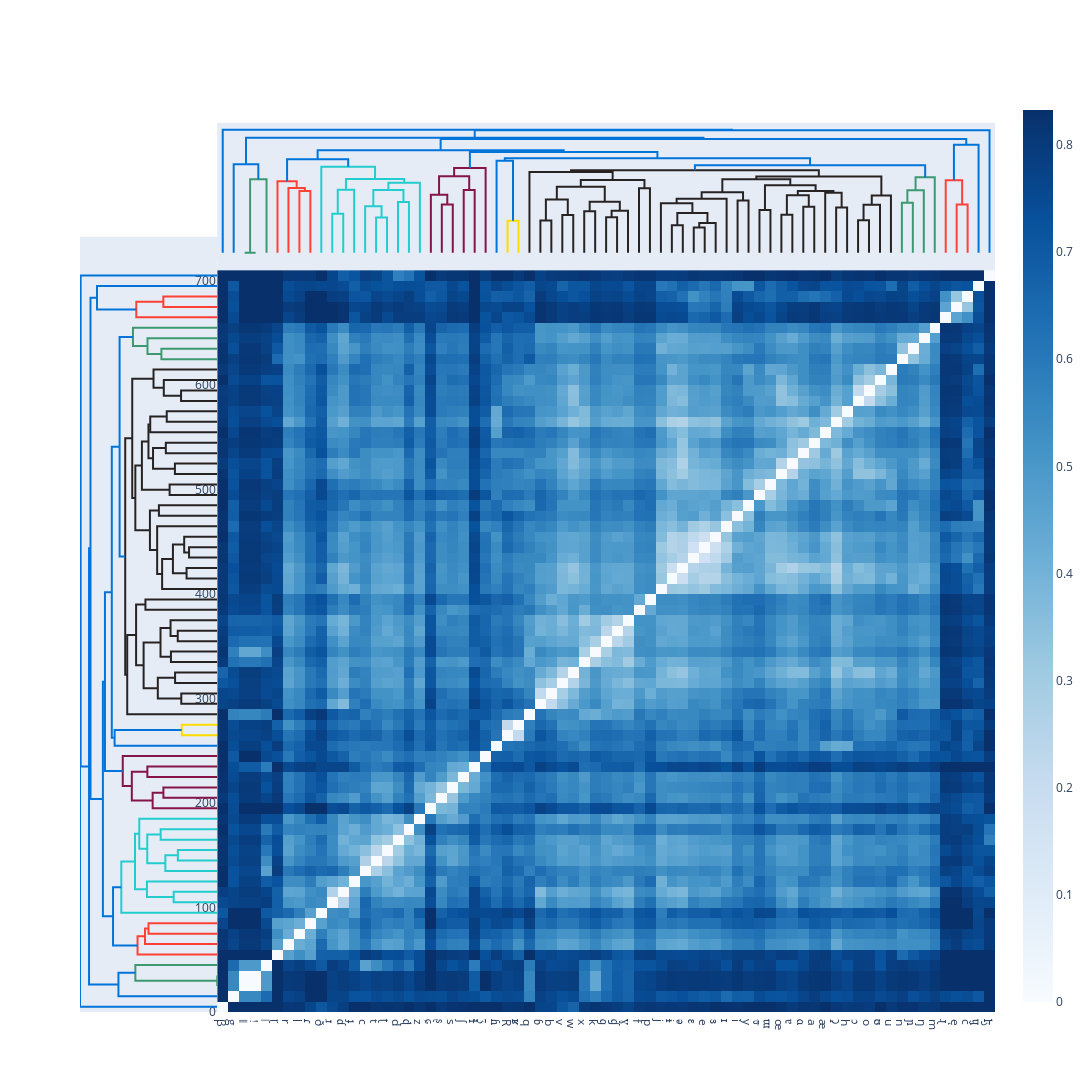

Notebook code cell kept with this figure:
### Code cell
subset_df = confs.query('SYSTEM == "e2e_phones" & AM == "cross" & TOKEN_TYPE == "bper"')
m = to_matrix(subset_df, log=False, norm=True, occ_thresh=occ_thresh, ref_field='ref', hyp_field='hyp')
mtx = m.confusion_matrix
lbl = m.display_labels

# Remove the asterisk which is always at the first index
mtx = mtx[1:, 1:]
lbl = lbl[1:]
# Find the indices of rows ("ground truth phones") that have all zero columns ("predicted phones")
# This can happen due to occurrence thresholding
# We will remove these indices from the label set
removed_indices = set(np.where(np.sum(mtx, axis=1) == 0)[0])
# Remove the rows which have all zeros (ground truth phones that we discarded)
mtx = mtx[np.sum(mtx, axis=1) > 0]
# Remove the columns which have all zeros (predicted phones that never got recognized)
mtx = mtx[:, np.sum(mtx, axis=0) > 0]
lbl = [l for i, l in enumerate(lbl) if i not in removed_indices]

plot_similarity_dendrogram(mtx, lbl)

### Figure 1 — Plotly figure (JSON) as saved in the notebook; plotly's stock layout.template omitted (floating-point values rounded to 4 significant figures; data arrays with more than 128 entries replaced by an {"elided": "..."} marker saying what was removed)
{"data": [{"hoverinfo": "text", "marker": {"color": "rgb(61,153,112)"}, "mode": "lines", "type": "scatter", "x": [25, 25, 35, 35], "xaxis": "x", "y": [0, 0, 0, 0], "yaxis": "y2"}, {"hoverinfo": "text", "marker": {"color": "rgb(61,153,112)"}, "mode": "lines", "type": "scatter", "x": [30, 30, 45, 45], "xaxis": "x", "y": [0, 0.4946, 0.4946, 0], "yaxis": "y2"}, {"hoverinfo": "text", "marker": {"color": "rgb(0,116,217)"}, "mode": "lines", "type": "scatter", "x": [15, 15, 37.5, 37.5], "xaxis": "x", "y": [0, 0.5969, 0.5969, 0.4946], "yaxis": "y2"}, {"hoverinfo": "text", "marker": {"color": "rgb(255,65,54)"}, "mode": "lines", "type": "scatter", "x": [75, 75, 85, 85], "xaxis": "x", "y": [0, 0.4153, 0.4153, 0], "yaxis": "y2"}, {"hoverinfo": "text", "marker": {"color": "rgb(255,65,54)"}, "mode": "lines", "type": "scatter", "x": [65, 65, 80, 80], "xaxis": "x", "y": [0, 0.4363, 0.4363, 0.4153], "yaxis": "y2"}, {"hoverinfo": "text", "marker": {"color": "rgb(255,65,54)"}, "mode": "lines", "type": "scatter", "x": [55, 55, 72.5, 72.5], "xaxis": "x", "y": [0, 0.4816, 0.4816, 0.4363], "yaxis": "y2"}, {"hoverinfo": "text", "marker": {"color": "rgb(35,205,205)"}, "mode": "lines", "type": "scatter", "x": [105, 105, 115, 115], "xaxis": "x", "y": [0, 0.2633, 0.2633, 0], "yaxis": "y2"}, {"hoverinfo": "text", "marker": {"color": "rgb(35,205,205)"}, "mode": "lines", "type": "scatter", "x": [110, 110, 125, 125], "xaxis": "x", "y": [0.2633, 0.4248, 0.4248, 0], "yaxis": "y2"}, {"hoverinfo": "text", "marker": {"color": "rgb(35,205,205)"}, "mode": "lines", "type": "scatter", "x": [145, 145, 155, 155], "xaxis": "x", "y": [0, 0.238, 0.238, 0], "yaxis": "y2"}, {"hoverinfo": "text", "marker": {"color": "rgb(35,205,205)"}, "mode": "lines", "type": "scatter", "x": [135, 135, 150, 150], "xaxis": "x", "y": [0, 0.3134, 0.3134, 0.238], "yaxis": "y2"}, {"hoverinfo": "text", "marker": {"color": "rgb(35,205,205)"}, "mode": "lines", "type": "scatter", "x": [165, 165, 175, 175], "xaxis": "x", "y": [0, 0.3418, 0.3418, 0], "yaxis": "y2"}, {"hoverinfo": "text", "marker": {"color": "rgb(35,205,205)"}, "mode": "lines", "type": "scatter", "x": [142.5, 142.5, 170, 170], "xaxis": "x", "y": [0.3134, 0.4227, 0.4227, 0.3418], "yaxis": "y2"}, {"hoverinfo": "text", "marker": {"color": "rgb(35,205,205)"}, "mode": "lines", "type": "scatter", "x": [156.2, 156.2, 185, 185], "xaxis": "x", "y": [0.4227, 0.471, 0.471, 0], "yaxis": "y2"}, {"hoverinfo": "text", "marker": {"color": "rgb(35,205,205)"}, "mode": "lines", "type": "scatter", "x": [117.5, 117.5, 170.6, 170.6], "xaxis": "x", "y": [0.4248, 0.497, 0.497, 0.471], "yaxis": "y2"}, {"hoverinfo": "text", "marker": {"color": "rgb(35,205,205)"}, "mode": "lines", "type": "scatter", "x": [95, 95, 144.1, 144.1], "xaxis": "x", "y": [0, 0.5795, 0.5795, 0.497], "yaxis": "y2"}, {"hoverinfo": "text", "marker": {"color": "rgb(0,116,217)"}, "mode": "lines", "type": "scatter", "x": [63.75, 63.75, 119.5, 119.5], "xaxis": "x", "y": [0.4816, 0.6294, 0.6294, 0.5795], "yaxis": "y2"}, {"hoverinfo": "text", "marker": {"color": "rgb(133,20,75)"}, "mode": "lines", "type": "scatter", "x": [205, 205, 215, 215], "xaxis": "x", "y": [0, 0.3253, 0.3253, 0], "yaxis": "y2"}, {"hoverinfo": "text", "marker": {"color": "rgb(133,20,75)"}, "mode": "lines", "type": "scatter", "x": [195, 195, 210, 210], "xaxis": "x", "y": [0, 0.3903, 0.3903, 0.3253], "yaxis": "y2"}, {"hoverinfo": "text", "marker": {"color": "rgb(133,20,75)"}, "mode": "lines", "type": "scatter", "x": [225, 225, 235, 235], "xaxis": "x", "y": [0, 0.4221, 0.4221, 0], "yaxis": "y2"}, {"hoverinfo": "text", "marker": {"color": "rgb(133,20,75)"}, "mode": "lines", "type": "scatter", "x": [202.5, 202.5, 230, 230], "xaxis": "x", "y": [0.3903, 0.516, 0.516, 0.4221], "yaxis": "y2"}, {"hoverinfo": "text", "marker": {"color": "rgb(133,20,75)"}, "mode": "lines", "type": "scatter", "x": [216.2, 216.2, 245, 245], "xaxis": "x", "y": [0.516, 0.5708, 0.5708, 0], "yaxis": "y2"}, {"hoverinfo": "text", "marker": {"color": "rgb(255,220,0)"}, "mode": "lines", "type": "scatter", "x": [265, 265, 275, 275], "xaxis": "x", "y": [0, 0.2147, 0.2147, 0], "yaxis": "y2"}, {"hoverinfo": "text", "marker": {"color": "rgb(0,116,217)"}, "mode": "lines", "type": "scatter", "x": [255, 255, 270, 270], "xaxis": "x", "y": [0, 0.62, 0.62, 0.2147], "yaxis": "y2"}, {"hoverinfo": "text", "marker": {"color": "rgb(40,35,35)"}, "mode": "lines", "type": "scatter", "x": [295, 295, 305, 305], "xaxis": "x", "y": [0, 0.2172, 0.2172, 0], "yaxis": "y2"}, {"hoverinfo": "text", "marker": {"color": "rgb(40,35,35)"}, "mode": "lines", "type": "scatter", "x": [315, 315, 325, 325], "xaxis": "x", "y": [0, 0.2547, 0.2547, 0], "yaxis": "y2"}, {"hoverinfo": "text", "marker": {"color": "rgb(40,35,35)"}, "mode": "lines", "type": "scatter", "x": [300, 300, 320, 320], "xaxis": "x", "y": [0.2172, 0.359, 0.359, 0.2547], "yaxis": "y2"}, {"hoverinfo": "text", "marker": {"color": "rgb(40,35,35)"}, "mode": "lines", "type": "scatter", "x": [335, 335, 345, 345], "xaxis": "x", "y": [0, 0.2797, 0.2797, 0], "yaxis": "y2"}, {"hoverinfo": "text", "marker": {"color": "rgb(40,35,35)"}, "mode": "lines", "type": "scatter", "x": [355, 355, 365, 365], "xaxis": "x", "y": [0, 0.2386, 0.2386, 0], "yaxis": "y2"}, {"hoverinfo": "text", "marker": {"color": "rgb(40,35,35)"}, "mode": "lines", "type": "scatter", "x": [360, 360, 375, 375], "xaxis": "x", "y": [0.2386, 0.2821, 0.2821, 0], "yaxis": "y2"}, {"hoverinfo": "text", "marker": {"color": "rgb(40,35,35)"}, "mode": "lines", "type": "scatter", "x": [340, 340, 367.5, 367.5], "xaxis": "x", "y": [0.2797, 0.3427, 0.3427, 0.2821], "yaxis": "y2"}, {"hoverinfo": "text", "marker": {"color": "rgb(40,35,35)"}, "mode": "lines", "type": "scatter", "x": [310, 310, 353.8, 353.8], "xaxis": "x", "y": [0.359, 0.4448, 0.4448, 0.3427], "yaxis": "y2"}, {"hoverinfo": "text", "marker": {"color": "rgb(40,35,35)"}, "mode": "lines", "type": "scatter", "x": [385, 385, 395, 395], "xaxis": "x", "y": [0, 0.4338, 0.4338, 0], "yaxis": "y2"}, {"hoverinfo": "text", "marker": {"color": "rgb(40,35,35)"}, "mode": "lines", "type": "scatter", "x": [331.9, 331.9, 390, 390], "xaxis": "x", "y": [0.4448, 0.4902, 0.4902, 0.4338], "yaxis": "y2"}, {"hoverinfo": "text", "marker": {"color": "rgb(40,35,35)"}, "mode": "lines", "type": "scatter", "x": [285, 285, 360.9, 360.9], "xaxis": "x", "y": [0, 0.5438, 0.5438, 0.4902], "yaxis": "y2"}, {"hoverinfo": "text", "marker": {"color": "rgb(40,35,35)"}, "mode": "lines", "type": "scatter", "x": [415, 415, 425, 425], "xaxis": "x", "y": [0, 0.1853, 0.1853, 0], "yaxis": "y2"}, {"hoverinfo": "text", "marker": {"color": "rgb(40,35,35)"}, "mode": "lines", "type": "scatter", "x": [435, 435, 445, 445], "xaxis": "x", "y": [0, 0.1703, 0.1703, 0], "yaxis": "y2"}, {"hoverinfo": "text", "marker": {"color": "rgb(40,35,35)"}, "mode": "lines", "type": "scatter", "x": [440, 440, 455, 455], "xaxis": "x", "y": [0.1703, 0.1997, 0.1997, 0], "yaxis": "y2"}, {"hoverinfo": "text", "marker": {"color": "rgb(40,35,35)"}, "mode": "lines", "type": "scatter", "x": [420, 420, 447.5, 447.5], "xaxis": "x", "y": [0.1853, 0.2677, 0.2677, 0.1997], "yaxis": "y2"}, {"hoverinfo": "text", "marker": {"color": "rgb(40,35,35)"}, "mode": "lines", "type": "scatter", "x": [405, 405, 433.8, 433.8], "xaxis": "x", "y": [0, 0.333, 0.333, 0.2677], "yaxis": "y2"}, {"hoverinfo": "text", "marker": {"color": "rgb(40,35,35)"}, "mode": "lines", "type": "scatter", "x": [419.4, 419.4, 465, 465], "xaxis": "x", "y": [0.333, 0.363, 0.363, 0], "yaxis": "y2"}, {"hoverinfo": "text", "marker": {"color": "rgb(40,35,35)"}, "mode": "lines", "type": "scatter", "x": [475, 475, 485, 485], "xaxis": "x", "y": [0, 0.3524, 0.3524, 0], "yaxis": "y2"}, {"hoverinfo": "text", "marker": {"color": "rgb(40,35,35)"}, "mode": "lines", "type": "scatter", "x": [442.2, 442.2, 480, 480], "xaxis": "x", "y": [0.363, 0.4067, 0.4067, 0.3524], "yaxis": "y2"}, {"hoverinfo": "text", "marker": {"color": "rgb(40,35,35)"}, "mode": "lines", "type": "scatter", "x": [495, 495, 505, 505], "xaxis": "x", "y": [0, 0.2877, 0.2877, 0], "yaxis": "y2"}, {"hoverinfo": "text", "marker": {"color": "rgb(40,35,35)"}, "mode": "lines", "type": "scatter", "x": [515, 515, 525, 525], "xaxis": "x", "y": [0, 0.2558, 0.2558, 0], "yaxis": "y2"}, {"hoverinfo": "text", "marker": {"color": "rgb(40,35,35)"}, "mode": "lines", "type": "scatter", "x": [535, 535, 545, 545], "xaxis": "x", "y": [0, 0.3106, 0.3106, 0], "yaxis": "y2"}, {"hoverinfo": "text", "marker": {"color": "rgb(40,35,35)"}, "mode": "lines", "type": "scatter", "x": [520, 520, 540, 540], "xaxis": "x", "y": [0.2558, 0.3879, 0.3879, 0.3106], "yaxis": "y2"}, {"hoverinfo": "text", "marker": {"color": "rgb(40,35,35)"}, "mode": "lines", "type": "scatter", "x": [565, 565, 575, 575], "xaxis": "x", "y": [0, 0.3051, 0.3051, 0], "yaxis": "y2"}, {"hoverinfo": "text", "marker": {"color": "rgb(40,35,35)"}, "mode": "lines", "type": "scatter", "x": [555, 555, 570, 570], "xaxis": "x", "y": [0, 0.4048, 0.4048, 0.3051], "yaxis": "y2"}, {"hoverinfo": "text", "marker": {"color": "rgb(40,35,35)"}, "mode": "lines", "type": "scatter", "x": [530, 530, 562.5, 562.5], "xaxis": "x", "y": [0.3879, 0.4156, 0.4156, 0.4048], "yaxis": "y2"}, {"hoverinfo": "text", "marker": {"color": "rgb(40,35,35)"}, "mode": "lines", "type": "scatter", "x": [500, 500, 546.2, 546.2], "xaxis": "x", "y": [0.2877, 0.4551, 0.4551, 0.4156], "yaxis": "y2"}, {"hoverinfo": "text", "marker": {"color": "rgb(40,35,35)"}, "mode": "lines", "type": "scatter", "x": [461.1, 461.1, 523.1, 523.1], "xaxis": "x", "y": [0.4067, 0.4948, 0.4948, 0.4551], "yaxis": "y2"}, {"hoverinfo": "text", "marker": {"color": "rgb(40,35,35)"}, "mode": "lines", "type": "scatter", "x": [585, 585, 595, 595], "xaxis": "x", "y": [0, 0.2186, 0.2186, 0], "yaxis": "y2"}, {"hoverinfo": "text", "marker": {"color": "rgb(40,35,35)"}, "mode": "lines", "type": "scatter", "x": [590, 590, 605, 605], "xaxis": "x", "y": [0.2186, 0.3229, 0.3229, 0], "yaxis": "y2"}, {"hoverinfo": "text", "marker": {"color": "rgb(40,35,35)"}, "mode": "lines", "type": "scatter", "x": [597.5, 597.5, 615, 615], "xaxis": "x", "y": [0.3229, 0.385, 0.385, 0], "yaxis": "y2"}, {"hoverinfo": "text", "marker": {"color": "rgb(40,35,35)"}, "mode": "lines", "type": "scatter", "x": [492.1, 492.1, 606.2, 606.2], "xaxis": "x", "y": [0.4948, 0.5135, 0.5135, 0.385], "yaxis": "y2"}, {"hoverinfo": "text", "marker": {"color": "rgb(40,35,35)"}, "mode": "lines", "type": "scatter", "x": [323.0, 323.0, 549.2, 549.2], "xaxis": "x", "y": [0.5438, 0.5559, 0.5559, 0.5135], "yaxis": "y2"}, {"hoverinfo": "text", "marker": {"color": "rgb(61,153,112)"}, "mode": "lines", "type": "scatter", "x": [625, 625, 635, 635], "xaxis": "x", "y": [0, 0.3373, 0.3373, 0], "yaxis": "y2"}, {"hoverinfo": "text", "marker": {"color": "rgb(61,153,112)"}, "mode": "lines", "type": "scatter", "x": [630, 630, 645, 645], "xaxis": "x", "y": [0.3373, 0.4214, 0.4214, 0], "yaxis": "y2"}, {"hoverinfo": "text", "marker": {"color": "rgb(61,153,112)"}, "mode": "lines", "type": "scatter", "x": [637.5, 637.5, 655, 655], "xaxis": "x", "y": [0.4214, 0.5092, 0.5092, 0], "yaxis": "y2"}, {"hoverinfo": "text", "marker": {"color": "rgb(0,116,217)"}, "mode": "lines", "type": "scatter", "x": [436.1, 436.1, 646.2, 646.2], "xaxis": "x", "y": [0.5559, 0.5899, 0.5899, 0.5092], "yaxis": "y2"}, {"hoverinfo": "text", "marker": {"color": "rgb(0,116,217)"}, "mode": "lines", "type": "scatter", "x": [262.5, 262.5, 541.2, 541.2], "xaxis": "x", "y": [0.62, 0.637, 0.637, 0.5899], "yaxis": "y2"}, {"hoverinfo": "text", "marker": {"color": "rgb(0,116,217)"}, "mode": "lines", "type": "scatter", "x": [230.6, 230.6, 401.8, 401.8], "xaxis": "x", "y": [0.5708, 0.6784, 0.6784, 0.637], "yaxis": "y2"}, {"hoverinfo": "text", "marker": {"color": "rgb(0,116,217)"}, "mode": "lines", "type": "scatter", "x": [91.64, 91.64, 316.2, 316.2], "xaxis": "x", "y": [0.6294, 0.6908, 0.6908, 0.6784], "yaxis": "y2"}, {"hoverinfo": "text", "marker": {"color": "rgb(255,65,54)"}, "mode": "lines", "type": "scatter", "x": [675, 675, 685, 685], "xaxis": "x", "y": [0, 0.3256, 0.3256, 0], "yaxis": "y2"}, {"hoverinfo": "text", "marker": {"color": "rgb(255,65,54)"}, "mode": "lines", "type": "scatter", "x": [665, 665, 680, 680], "xaxis": "x", "y": [0, 0.489, 0.489, 0.3256], "yaxis": "y2"}, {"hoverinfo": "text", "marker": {"color": "rgb(0,116,217)"}, "mode": "lines", "type": "scatter", "x": [672.5, 672.5, 695, 695], "xaxis": "x", "y": [0.489, 0.7266, 0.7266, 0], "yaxis": "y2"}, {"hoverinfo": "text", "marker": {"color": "rgb(0,116,217)"}, "mode": "lines", "type": "scatter", "x": [203.9, 203.9, 683.8, 683.8], "xaxis": "x", "y": [0.6908, 0.7656, 0.7656, 0.7266], "yaxis": "y2"}, {"hoverinfo": "text", "marker": {"color": "rgb(0,116,217)"}, "mode": "lines", "type": "scatter", "x": [26.25, 26.25, 443.8, 443.8], "xaxis": "x", "y": [0.5969, 0.7745, 0.7745, 0.7656], "yaxis": "y2"}, {"hoverinfo": "text", "marker": {"color": "rgb(0,116,217)"}, "mode": "lines", "type": "scatter", "x": [235.0, 235.0, 705, 705], "xaxis": "x", "y": [0.7745, 0.8253, 0.8253, 0], "yaxis": "y2"}, {"hoverinfo": "text", "marker": {"color": "rgb(0,116,217)"}, "mode": "lines", "type": "scatter", "x": [5, 5, 470.0, 470.0], "xaxis": "x", "y": [0, 0.8291, 0.8291, 0.8253], "yaxis": "y2"}, {"hoverinfo": "text", "marker": {"color": "rgb(61,153,112)"}, "mode": "lines", "type": "scatter", "x": [0, 0, 0, 0], "xaxis": "x2", "y": [25, 25, 35, 35], "yaxis": "y"}, {"hoverinfo": "text", "marker": {"color": "rgb(61,153,112)"}, "mode": "lines", "type": "scatter", "x": [0, -0.4946, -0.4946, 0], "xaxis": "x2", "y": [30, 30, 45, 45], "yaxis": "y"}, {"hoverinfo": "text", "marker": {"color": "rgb(0,116,217)"}, "mode": "lines", "type": "scatter", "x": [0, -0.5969, -0.5969, -0.4946], "xaxis": "x2", "y": [15, 15, 37.5, 37.5], "yaxis": "y"}, {"hoverinfo": "text", "marker": {"color": "rgb(255,65,54)"}, "mode": "lines", "type": "scatter", "x": [0, -0.4153, -0.4153, 0], "xaxis": "x2", "y": [75, 75, 85, 85], "yaxis": "y"}, {"hoverinfo": "text", "marker": {"color": "rgb(255,65,54)"}, "mode": "lines", "type": "scatter", "x": [0, -0.4363, -0.4363, -0.4153], "xaxis": "x2", "y": [65, 65, 80, 80], "yaxis": "y"}, {"hoverinfo": "text", "marker": {"color": "rgb(255,65,54)"}, "mode": "lines", "type": "scatter", "x": [0, -0.4816, -0.4816, -0.4363], "xaxis": "x2", "y": [55, 55, 72.5, 72.5], "yaxis": "y"}, {"hoverinfo": "text", "marker": {"color": "rgb(35,205,205)"}, "mode": "lines", "type": "scatter", "x": [0, -0.2633, -0.2633, 0], "xaxis": "x2", "y": [105, 105, 115, 115], "yaxis": "y"}, {"hoverinfo": "text", "marker": {"color": "rgb(35,205,205)"}, "mode": "lines", "type": "scatter", "x": [-0.2633, -0.4248, -0.4248, 0], "xaxis": "x2", "y": [110, 110, 125, 125], "yaxis": "y"}, {"hoverinfo": "text", "marker": {"color": "rgb(35,205,205)"}, "mode": "lines", "type": "scatter", "x": [0, -0.238, -0.238, 0], "xaxis": "x2", "y": [145, 145, 155, 155], "yaxis": "y"}, {"hoverinfo": "text", "marker": {"color": "rgb(35,205,205)"}, "mode": "lines", "type": "scatter", "x": [0, -0.3134, -0.3134, -0.238], "xaxis": "x2", "y": [135, 135, 150, 150], "yaxis": "y"}, {"hoverinfo": "text", "marker": {"color": "rgb(35,205,205)"}, "mode": "lines", "type": "scatter", "x": [0, -0.3418, -0.3418, 0], "xaxis": "x2", "y": [165, 165, 175, 175], "yaxis": "y"}, {"hoverinfo": "text", "marker": {"color": "rgb(35,205,205)"}, "mode": "lines", "type": "scatter", "x": [-0.3134, -0.4227, -0.4227, -0.3418], "xaxis": "x2", "y": [142.5, 142.5, 170, 170], "yaxis": "y"}, {"hoverinfo": "text", "marker": {"color": "rgb(35,205,205)"}, "mode": "lines", "type": "scatter", "x": [-0.4227, -0.471, -0.471, 0], "xaxis": "x2", "y": [156.2, 156.2, 185, 185], "yaxis": "y"}, {"hoverinfo": "text", "marker": {"color": "rgb(35,205,205)"}, "mode": "lines", "type": "scatter", "x": [-0.4248, -0.497, -0.497, -0.471], "xaxis": "x2", "y": [117.5, 117.5, 170.6, 170.6], "yaxis": "y"}, {"hoverinfo": "text", "marker": {"color": "rgb(35,205,205)"}, "mode": "lines", "type": "scatter", "x": [0, -0.5795, -0.5795, -0.497], "xaxis": "x2", "y": [95, 95, 144.1, 144.1], "yaxis": "y"}, {"hoverinfo": "text", "marker": {"color": "rgb(0,116,217)"}, "mode": "lines", "type": "scatter", "x": [-0.4816, -0.6294, -0.6294, -0.5795], "xaxis": "x2", "y": [63.75, 63.75, 119.5, 119.5], "yaxis": "y"}, {"hoverinfo": "text", "marker": {"color": "rgb(133,20,75)"}, "mode": "lines", "type": "scatter", "x": [0, -0.3253, -0.3253, 0], "xaxis": "x2", "y": [205, 205, 215, 215], "yaxis": "y"}, {"hoverinfo": "text", "marker": {"color": "rgb(133,20,75)"}, "mode": "lines", "type": "scatter", "x": [0, -0.3903, -0.3903, -0.3253], "xaxis": "x2", "y": [195, 195, 210, 210], "yaxis": "y"}, {"hoverinfo": "text", "marker": {"color": "rgb(133,20,75)"}, "mode": "lines", "type": "scatter", "x": [0, -0.4221, -0.4221, 0], "xaxis": "x2", "y": [225, 225, 235, 235], "yaxis": "y"}, {"hoverinfo": "text", "marker": {"color": "rgb(133,20,75)"}, "mode": "lines", "type": "scatter", "x": [-0.3903, -0.516, -0.516, -0.4221], "xaxis": "x2", "y": [202.5, 202.5, 230, 230], "yaxis": "y"}, {"hoverinfo": "text", "marker": {"color": "rgb(133,20,75)"}, "mode": "lines", "type": "scatter", "x": [-0.516, -0.5708, -0.5708, 0], "xaxis": "x2", "y": [216.2, 216.2, 245, 245], "yaxis": "y"}, {"hoverinfo": "text", "marker": {"color": "rgb(255,220,0)"}, "mode": "lines", "type": "scatter", "x": [0, -0.2147, -0.2147, 0], "xaxis": "x2", "y": [265, 265, 275, 275], "yaxis": "y"}, {"hoverinfo": "text", "marker": {"color": "rgb(0,116,217)"}, "mode": "lines", "type": "scatter", "x": [0, -0.62, -0.62, -0.2147], "xaxis": "x2", "y": [255, 255, 270, 270], "yaxis": "y"}, {"hoverinfo": "text", "marker": {"color": "rgb(40,35,35)"}, "mode": "lines", "type": "scatter", "x": [0, -0.2172, -0.2172, 0], "xaxis": "x2", "y": [295, 295, 305, 305], "yaxis": "y"}, {"hoverinfo": "text", "marker": {"color": "rgb(40,35,35)"}, "mode": "lines", "type": "scatter", "x": [0, -0.2547, -0.2547, 0], "xaxis": "x2", "y": [315, 315, 325, 325], "yaxis": "y"}, {"hoverinfo": "text", "marker": {"color": "rgb(40,35,35)"}, "mode": "lines", "type": "scatter", "x": [-0.2172, -0.359, -0.359, -0.2547], "xaxis": "x2", "y": [300, 300, 320, 320], "yaxis": "y"}, {"hoverinfo": "text", "marker": {"color": "rgb(40,35,35)"}, "mode": "lines", "type": "scatter", "x": [0, -0.2797, -0.2797, 0], "xaxis": "x2", "y": [335, 335, 345, 345], "yaxis": "y"}, {"hoverinfo": "text", "marker": {"color": "rgb(40,35,35)"}, "mode": "lines", "type": "scatter", "x": [0, -0.2386, -0.2386, 0], "xaxis": "x2", "y": [355, 355, 365, 365], "yaxis": "y"}, {"hoverinfo": "text", "marker": {"color": "rgb(40,35,35)"}, "mode": "lines", "type": "scatter", "x": [-0.2386, -0.2821, -0.2821, 0], "xaxis": "x2", "y": [360, 360, 375, 375], "yaxis": "y"}, {"hoverinfo": "text", "marker": {"color": "rgb(40,35,35)"}, "mode": "lines", "type": "scatter", "x": [-0.2797, -0.3427, -0.3427, -0.2821], "xaxis": "x2", "y": [340, 340, 367.5, 367.5], "yaxis": "y"}, {"hoverinfo": "text", "marker": {"color": "rgb(40,35,35)"}, "mode": "lines", "type": "scatter", "x": [-0.359, -0.4448, -0.4448, -0.3427], "xaxis": "x2", "y": [310, 310, 353.8, 353.8], "yaxis": "y"}, {"hoverinfo": "text", "marker": {"color": "rgb(40,35,35)"}, "mode": "lines", "type": "scatter", "x": [0, -0.4338, -0.4338, 0], "xaxis": "x2", "y": [385, 385, 395, 395], "yaxis": "y"}, {"hoverinfo": "text", "marker": {"color": "rgb(40,35,35)"}, "mode": "lines", "type": "scatter", "x": [-0.4448, -0.4902, -0.4902, -0.4338], "xaxis": "x2", "y": [331.9, 331.9, 390, 390], "yaxis": "y"}, {"hoverinfo": "text", "marker": {"color": "rgb(40,35,35)"}, "mode": "lines", "type": "scatter", "x": [0, -0.5438, -0.5438, -0.4902], "xaxis": "x2", "y": [285, 285, 360.9, 360.9], "yaxis": "y"}, {"hoverinfo": "text", "marker": {"color": "rgb(40,35,35)"}, "mode": "lines", "type": "scatter", "x": [0, -0.1853, -0.1853, 0], "xaxis": "x2", "y": [415, 415, 425, 425], "yaxis": "y"}, {"hoverinfo": "text", "marker": {"color": "rgb(40,35,35)"}, "mode": "lines", "type": "scatter", "x": [0, -0.1703, -0.1703, 0], "xaxis": "x2", "y": [435, 435, 445, 445], "yaxis": "y"}, {"hoverinfo": "text", "marker": {"color": "rgb(40,35,35)"}, "mode": "lines", "type": "scatter", "x": [-0.1703, -0.1997, -0.1997, 0], "xaxis": "x2", "y": [440, 440, 455, 455], "yaxis": "y"}, {"hoverinfo": "text", "marker": {"color": "rgb(40,35,35)"}, "mode": "lines", "type": "scatter", "x": [-0.1853, -0.2677, -0.2677, -0.1997], "xaxis": "x2", "y": [420, 420, 447.5, 447.5], "yaxis": "y"}, {"hoverinfo": "text", "marker": {"color": "rgb(40,35,35)"}, "mode": "lines", "type": "scatter", "x": [0, -0.333, -0.333, -0.2677], "xaxis": "x2", "y": [405, 405, 433.8, 433.8], "yaxis": "y"}, {"hoverinfo": "text", "marker": {"color": "rgb(40,35,35)"}, "mode": "lines", "type": "scatter", "x": [-0.333, -0.363, -0.363, 0], "xaxis": "x2", "y": [419.4, 419.4, 465, 465], "yaxis": "y"}, {"hoverinfo": "text", "marker": {"color": "rgb(40,35,35)"}, "mode": "lines", "type": "scatter", "x": [0, -0.3524, -0.3524, 0], "xaxis": "x2", "y": [475, 475, 485, 485], "yaxis": "y"}, {"hoverinfo": "text", "marker": {"color": "rgb(40,35,35)"}, "mode": "lines", "type": "scatter", "x": [-0.363, -0.4067, -0.4067, -0.3524], "xaxis": "x2", "y": [442.2, 442.2, 480, 480], "yaxis": "y"}, {"hoverinfo": "text", "marker": {"color": "rgb(40,35,35)"}, "mode": "lines", "type": "scatter", "x": [0, -0.2877, -0.2877, 0], "xaxis": "x2", "y": [495, 495, 505, 505], "yaxis": "y"}, {"hoverinfo": "text", "marker": {"color": "rgb(40,35,35)"}, "mode": "lines", "type": "scatter", "x": [0, -0.2558, -0.2558, 0], "xaxis": "x2", "y": [515, 515, 525, 525], "yaxis": "y"}, {"hoverinfo": "text", "marker": {"color": "rgb(40,35,35)"}, "mode": "lines", "type": "scatter", "x": [0, -0.3106, -0.3106, 0], "xaxis": "x2", "y": [535, 535, 545, 545], "yaxis": "y"}, {"hoverinfo": "text", "marker": {"color": "rgb(40,35,35)"}, "mode": "lines", "type": "scatter", "x": [-0.2558, -0.3879, -0.3879, -0.3106], "xaxis": "x2", "y": [520, 520, 540, 540], "yaxis": "y"}, {"hoverinfo": "text", "marker": {"color": "rgb(40,35,35)"}, "mode": "lines", "type": "scatter", "x": [0, -0.3051, -0.3051, 0], "xaxis": "x2", "y": [565, 565, 575, 575], "yaxis": "y"}, {"hoverinfo": "text", "marker": {"color": "rgb(40,35,35)"}, "mode": "lines", "type": "scatter", "x": [0, -0.4048, -0.4048, -0.3051], "xaxis": "x2", "y": [555, 555, 570, 570], "yaxis": "y"}, {"hoverinfo": "text", "marker": {"color": "rgb(40,35,35)"}, "mode": "lines", "type": "scatter", "x": [-0.3879, -0.4156, -0.4156, -0.4048], "xaxis": "x2", "y": [530, 530, 562.5, 562.5], "yaxis": "y"}, {"hoverinfo": "text", "marker": {"color": "rgb(40,35,35)"}, "mode": "lines", "type": "scatter", "x": [-0.2877, -0.4551, -0.4551, -0.4156], "xaxis": "x2", "y": [500, 500, 546.2, 546.2], "yaxis": "y"}, {"hoverinfo": "text", "marker": {"color": "rgb(40,35,35)"}, "mode": "lines", "type": "scatter", "x": [-0.4067, -0.4948, -0.4948, -0.4551], "xaxis": "x2", "y": [461.1, 461.1, 523.1, 523.1], "yaxis": "y"}, {"hoverinfo": "text", "marker": {"color": "rgb(40,35,35)"}, "mode": "lines", "type": "scatter", "x": [0, -0.2186, -0.2186, 0], "xaxis": "x2", "y": [585, 585, 595, 595], "yaxis": "y"}, {"hoverinfo": "text", "marker": {"color": "rgb(40,35,35)"}, "mode": "lines", "type": "scatter", "x": [-0.2186, -0.3229, -0.3229, 0], "xaxis": "x2", "y": [590, 590, 605, 605], "yaxis": "y"}, {"hoverinfo": "text", "marker": {"color": "rgb(40,35,35)"}, "mode": "lines", "type": "scatter", "x": [-0.3229, -0.385, -0.385, 0], "xaxis": "x2", "y": [597.5, 597.5, 615, 615], "yaxis": "y"}, {"hoverinfo": "text", "marker": {"color": "rgb(40,35,35)"}, "mode": "lines", "type": "scatter", "x": [-0.4948, -0.5135, -0.5135, -0.385], "xaxis": "x2", "y": [492.1, 492.1, 606.2, 606.2], "yaxis": "y"}, {"hoverinfo": "text", "marker": {"color": "rgb(40,35,35)"}, "mode": "lines", "type": "scatter", "x": [-0.5438, -0.5559, -0.5559, -0.5135], "xaxis": "x2", "y": [323.0, 323.0, 549.2, 549.2], "yaxis": "y"}, {"hoverinfo": "text", "marker": {"color": "rgb(61,153,112)"}, "mode": "lines", "type": "scatter", "x": [0, -0.3373, -0.3373, 0], "xaxis": "x2", "y": [625, 625, 635, 635], "yaxis": "y"}, {"hoverinfo": "text", "marker": {"color": "rgb(61,153,112)"}, "mode": "lines", "type": "scatter", "x": [-0.3373, -0.4214, -0.4214, 0], "xaxis": "x2", "y": [630, 630, 645, 645], "yaxis": "y"}, {"hoverinfo": "text", "marker": {"color": "rgb(61,153,112)"}, "mode": "lines", "type": "scatter", "x": [-0.4214, -0.5092, -0.5092, 0], "xaxis": "x2", "y": [637.5, 637.5, 655, 655], "yaxis": "y"}, {"hoverinfo": "text", "marker": {"color": "rgb(0,116,217)"}, "mode": "lines", "type": "scatter", "x": [-0.5559, -0.5899, -0.5899, -0.5092], "xaxis": "x2", "y": [436.1, 436.1, 646.2, 646.2], "yaxis": "y"}, {"hoverinfo": "text", "marker": {"color": "rgb(0,116,217)"}, "mode": "lines", "type": "scatter", "x": [-0.62, -0.637, -0.637, -0.5899], "xaxis": "x2", "y": [262.5, 262.5, 541.2, 541.2], "yaxis": "y"}, {"hoverinfo": "text", "marker": {"color": "rgb(0,116,217)"}, "mode": "lines", "type": "scatter", "x": [-0.5708, -0.6784, -0.6784, -0.637], "xaxis": "x2", "y": [230.6, 230.6, 401.8, 401.8], "yaxis": "y"}, {"hoverinfo": "text", "marker": {"color": "rgb(0,116,217)"}, "mode": "lines", "type": "scatter", "x": [-0.6294, -0.6908, -0.6908, -0.6784], "xaxis": "x2", "y": [91.64, 91.64, 316.2, 316.2], "yaxis": "y"}, {"hoverinfo": "text", "marker": {"color": "rgb(255,65,54)"}, "mode": "lines", "type": "scatter", "x": [0, -0.3256, -0.3256, 0], "xaxis": "x2", "y": [675, 675, 685, 685], "yaxis": "y"}, {"hoverinfo": "text", "marker": {"color": "rgb(255,65,54)"}, "mode": "lines", "type": "scatter", "x": [0, -0.489, -0.489, -0.3256], "xaxis": "x2", "y": [665, 665, 680, 680], "yaxis": "y"}, {"hoverinfo": "text", "marker": {"color": "rgb(0,116,217)"}, "mode": "lines", "type": "scatter", "x": [-0.489, -0.7266, -0.7266, 0], "xaxis": "x2", "y": [672.5, 672.5, 695, 695], "yaxis": "y"}, {"hoverinfo": "text", "marker": {"color": "rgb(0,116,217)"}, "mode": "lines", "type": "scatter", "x": [-0.6908, -0.7656, -0.7656, -0.7266], "xaxis": "x2", "y": [203.9, 203.9, 683.8, 683.8], "yaxis": "y"}, {"hoverinfo": "text", "marker": {"color": "rgb(0,116,217)"}, "mode": "lines", "type": "scatter", "x": [-0.5969, -0.7745, -0.7745, -0.7656], "xaxis": "x2", "y": [26.25, 26.25, 443.8, 443.8], "yaxis": "y"}, {"hoverinfo": "text", "marker": {"color": "rgb(0,116,217)"}, "mode": "lines", "type": "scatter", "x": [-0.7745, -0.8253, -0.8253, 0], "xaxis": "x2", "y": [235.0, 235.0, 705, 705], "yaxis": "y"}, {"hoverinfo": "text", "marker": {"color": "rgb(0,116,217)"}, "mode": "lines", "type": "scatter", "x": [0, -0.8291, -0.8291, -0.8253], "xaxis": "x2", "y": [5, 5, 470.0, 470.0], "yaxis": "y"}, {"colorscale": [[0, "rgb(247,251,255)"], [0.125, "rgb(222,235,247)"], [0.25, "rgb(198,219,239)"], [0.375, "rgb(158,202,225)"], [0.5, "rgb(107,174,214)"], [0.625, "rgb(66,146,198)"], [0.75, "rgb(33,113,181)"], [0.875, "rgb(8,81,156)"], [1, "rgb(8,48,107)"]], "type": "heatmap", "x": [5, 15, 25, 35, 45, 55, 65, 75, 85, 95, 105, 115, 125, 135, 145, 155, 165, 175, 185, 195, 205, 215, 225, 235, 245, 255, 265, 275, 285, 295, 305, 315, 325, 335, 345, 355, 365, 375, 385, 395, 405, 415, 425, 435, 445, 455, 465, 475, 485, 495, 505, 515, 525, 535, 545, 555, 565, 575, 585, 595, 605, 615, 625, 635, 645, 655, 665, 675, 685, 695, 705], "y": [5, 15, 25, 35, 45, 55, 65, 75, 85, 95, 105, 115, 125, 135, 145, 155, 165, 175, 185, 195, 205, 215, 225, 235, 245, 255, 265, 275, 285, 295, 305, 315, 325, 335, 345, 355, 365, 375, 385, 395, 405, 415, 425, 435, 445, 455, 465, 475, 485, 495, 505, 515, 525, 535, 545, 555, 565, 575, 585, 595, 605, 615, 625, 635, 645, 655, 665, 675, 685, 695, 705], "z": {"elided": "71x71 float values"}}], "layout": {"autosize": false, "height": 1300, "hovermode": "closest", "showlegend": false, "width": 1300, "xaxis": {"autorange": true, "domain": [0.15, 1], "mirror": false, "range": [0, 710], "rangemode": "tozero", "showgrid": false, "showline": false, "showticklabels": true, "tickmode": "array", "ticks": "", "ticktext": ["β", "g", "ǁ", "ǃ", "ǀ", "ɽ", "r", "l", "ɾ", "ð", "ɹ", "ɗ", "ɟ", "c", "t", "ʈ", "d", "ɖ", "z", "ɕ", "ʂ", "s", "ʃ", "ɬ", "ʒ", "ɦ", "R", "ʁ", "q", "ɓ", "b", "v", "w", "x", "k", "ɡ", "ɠ", "ɣ", "f", "p", "j", "ɨ", "ə", "ɛ", "e", "ɜ", "ɪ", "i", "y", "ɤ", "ɯ", "œ", "ɐ", "ɑ", "a", "æ", "ʔ", "h", "ɔ", "o", "ʊ", "u", "n", "ɲ", "ŋ", "m", "ɻ", "ę", "č", "ɥ", "ɮ"], "tickvals": [5, 15, 25, 35, 45, 55, 65, 75, 85, 95, 105, 115, 125, 135, 145, 155, 165, 175, 185, 195, 205, 215, 225, 235, 245, 255, 265, 275, 285, 295, 305, 315, 325, 335, 345, 355, 365, 375, 385, 395, 405, 415, 425, 435, 445, 455, 465, 475, 485, 495, 505, 515, 525, 535, 545, 555, 565, 575, 585, 595, 605, 615, 625, 635, 645, 655, 665, 675, 685, 695, 705], "type": "linear", "zeroline": false}, "xaxis2": {"autorange": true, "domain": [0, 0.15], "mirror": false, "range": [-0.8291, 0], "showgrid": false, "showline": false, "showticklabels": false, "ticks": "", "type": "linear", "zeroline": false}, "yaxis": {"autorange": true, "domain": [0, 0.85], "mirror": false, "range": [0, 742.1], "rangemode": "tozero", "showgrid": false, "showline": false, "showticklabels": true, "ticks": "", "type": "linear", "zeroline": false}, "yaxis2": {"autorange": true, "domain": [0.825, 0.975], "mirror": false, "range": [-0.04606, 0.8751], "showgrid": false, "showline": false, "showticklabels": false, "ticks": "", "type": "linear", "zeroline": false}}}
